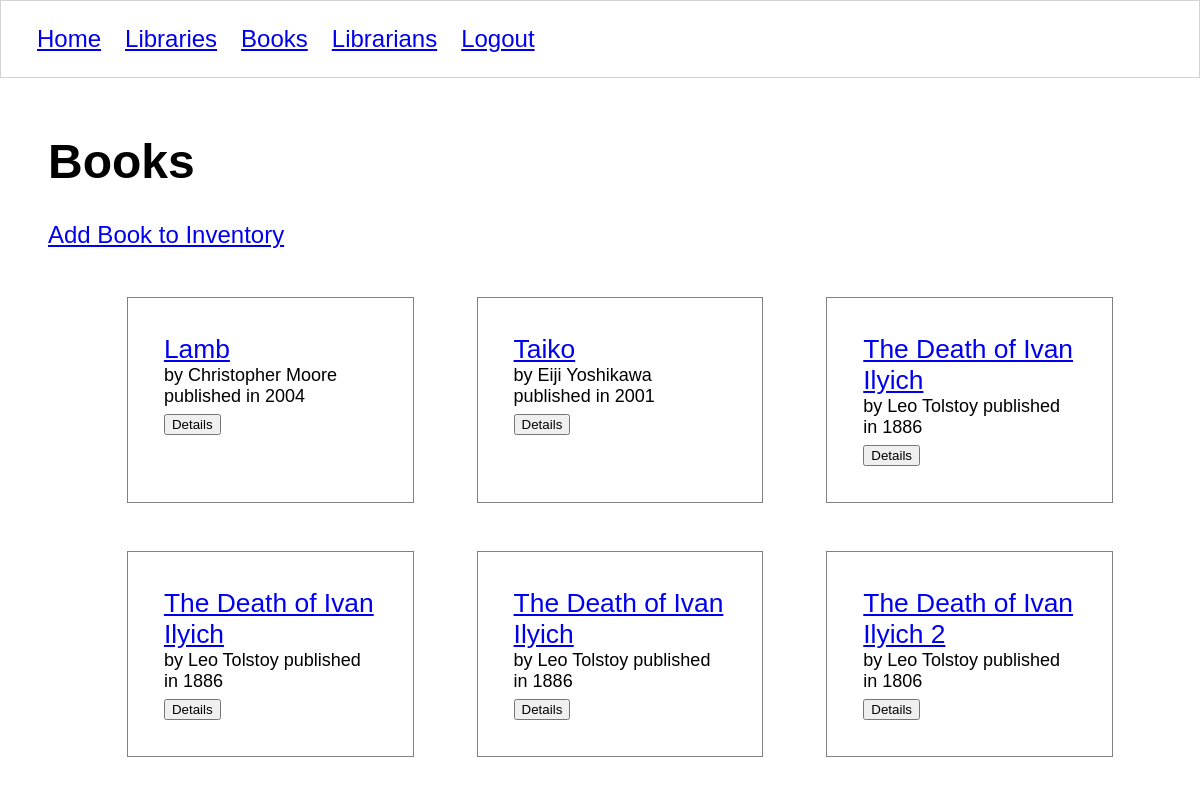
/books/ (signed in), run on an earlier commit of the app's database.
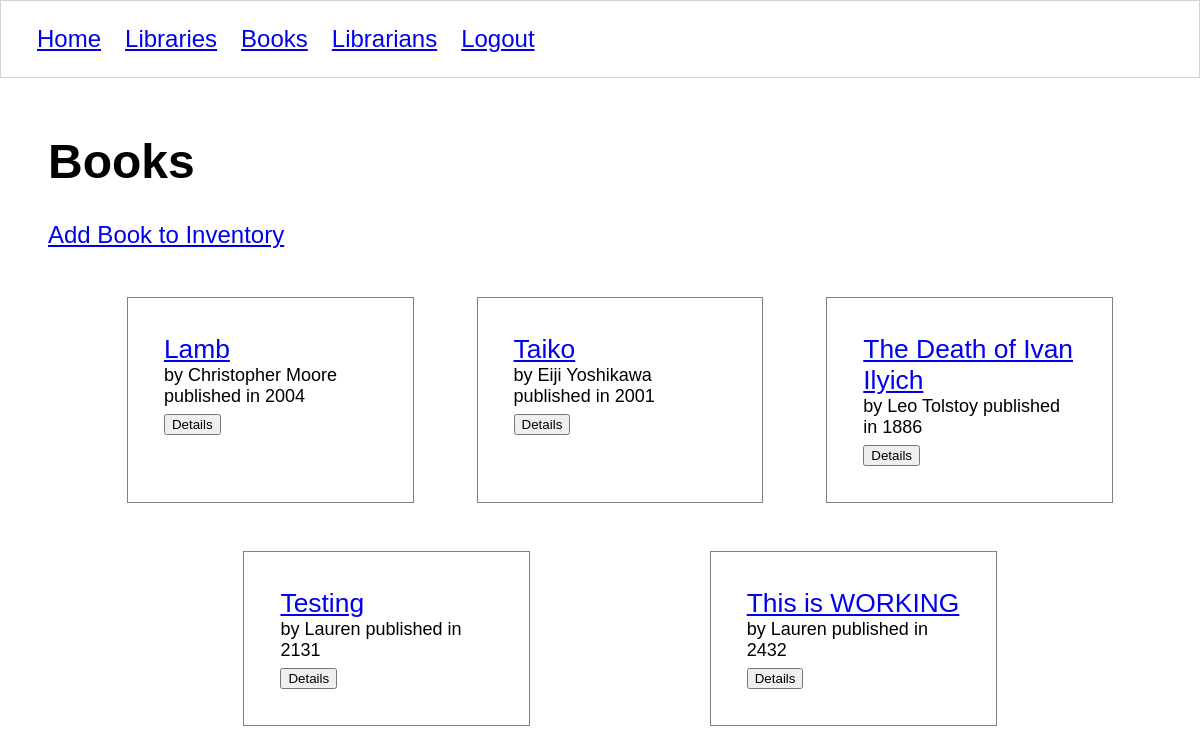
And on a later commit of the database.
### libraryapp/models/book.py (models this page shows, shortened)
class Book(models.Model):
    title = models.CharField(max_length = 50)
    ISBN = models.CharField(max_length=100)
    author = models.CharField(max_length=50)
    year_published = models.IntegerField()
    location = models.ForeignKey(Library, on_delete=models.CASCADE)
    librarian = models.ForeignKey(Librarian, on_delete=models.CASCADE)

### libraryapp/views/books/list.py (the view, shortened to what this page needs)
# urls.py: path('books/', book_list, name='books'),
@login_required
def book_list(request):
    if request.method == 'GET':
        with sqlite3.connect(Connection.db_path) as conn:
            conn.row_factory = model_factory(Book)
            db_cursor = conn.cursor()
            db_cursor.execute("""
            select
                b.id,
                b.title,
                b.ISBN,
                b.author,
                b.year_published,
                b.librarian_id,
                b.location_id
            from libraryapp_book b
            """)
            all_books = db_cursor.fetchall()
        template = 'books/list.html'
        context = {
            'all_books': all_books
        }
        return render(request, template, context)

### libraryapp/models/modelfactory.py (called while the page is built)
def model_factory(model_type):
    def create(cursor, row):
        instance = model_type()
        smart_row = sqlite3.Row(cursor, row)
        for col in smart_row.keys():
            setattr(instance, col, smart_row[col])
        return instance
    return create

### libraryapp/templates/books/list.html (shortened to what this page needs)
{% extends 'shared/base.html' %}
{% load static %}
{% block css %}
    <link rel="stylesheet" href="{% static 'styles/books.css' %}" />
{% endblock %}
{% block content %}
    <h1>Books</h1>
    <a href="{% url 'libraryapp:book_form' %}">Add Book to Inventory</a>
    <ol class="books">
    {% for book in all_books %}
        <li class="book">
            <a class="book__title" href="{% url 'libraryapp:book' book.id %}"> {{ book.title }}</a>
            <div class="book__description">
                by {{book.author}} published in {{book.year_published}}
            </div>
            <button id="detail--{{ book.id }}">Details</button>
        </li>
    {% endfor %}
    </ol>
{% endblock %}

### libraryapp/templates/shared/base.html (shortened to what this page needs)
{% load static %}
<!DOCTYPE html>
<html>
<head>
    <link rel="stylesheet" href="{% static 'styles/base.css' %}" />
    {% block css %}
    {% endblock %}
</head>
<body>
    <nav id="site-nav">
        <ol class="navList">
            <li class="navList__route"><a href="{% url 'libraryapp:home' %}">Home</a></li>
            <li class="navList__route"><a href="{% url 'libraryapp:libraries' %}">Libraries</a></li>
            <li class="navList__route"><a href="{% url 'libraryapp:books' %}">Books</a></li>
            <li class="navList__route"><a href="{% url 'libraryapp:librarians' %}">Librarians</a></li>
            <li class="navList__route"><a href="{% url 'libraryapp:logout' %}">Logout</a></li>
        </ol>
    </nav>
    <main class="main-content">
        {% block content %}
        {% endblock %}
    </main>
</body>
</html>

### libraryapp/static/styles/base.css (style rules this page uses)
body { margin: 0; padding: 0; font-size: 1.5em; font-family: 'Gill Sans', 'Gill Sans MT', Calibri, 'Trebuchet MS', sans-serif; }
.main-content { padding: 1em 2em; }
.navList { list-style-type: none; display: flex; border: 1px solid lightgray; padding: 1em; margin: 0; }
.navList__route { margin: 0 0.5em; }

### libraryapp/static/styles/books.css (style rules this page uses)
.books { list-style: none; display: flex; flex-wrap: wrap; justify-content: space-evenly; }
.book { flex-basis: 20%; padding: 0 2em 0.5em 2em; border: 1px solid gray; margin: 1em; padding: 1.5em; }
.book__title { font-size: 1.1em; }
.book__description { font-size: 0.75em; }

What changed in the data, as far as the page shows it:
removed Book: title "The Death of Ivan Ilyich", author "Leo Tolstoy", year_published "1886"
removed Book: title "The Death of Ivan Ilyich", author "Leo Tolstoy", year_published "1886"
removed Book: title "The Death of Ivan Ilyich 2", author "Leo Tolstoy", year_published "1806"
added Book: title "Testing", author "Lauren", year_published "2131"
added Book: title "This is WORKING", author "Lauren", year_published "2432"
